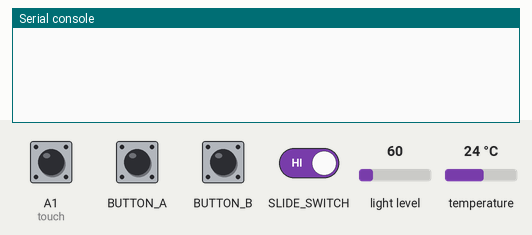
Recording of a program running on a simulated Circuit Playground running CircuitPython. Parts: the last lines printed to the serial console. The test bench sets the inputs (shaded band); at power-on: A1 (touch) LOW, light level 60, temperature 24 °C. Touch pads read as touched when driven HIGH.

Above: at 1.2 s.
1.3 s: button A pressed for 0.15 s
At 2.1 s:
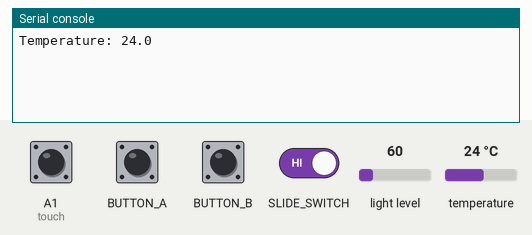
2.9 s: button B pressed for 0.15 s
At 3.3 s:
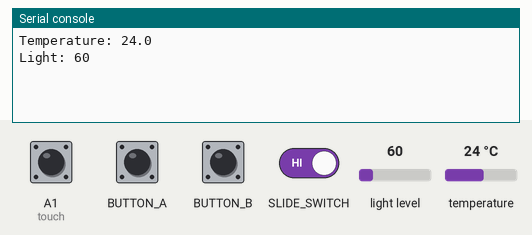
4.5 s: slide switch moved to the right
At 4.9 s:
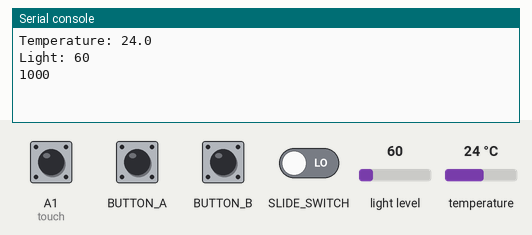
6.0 s: A1 (touch) pulled HIGH for 0.15 s
At 6.4 s:
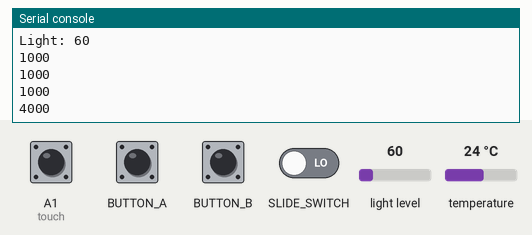

The program:

plantCare.py
```python
from adafruit_circuitplayground.express import cpx
from time import sleep
import board
import touchio

touch = touchio.TouchIn(board.A1)

while True:
    if cpx.switch:
        if cpx.button_a:
            print("Temperature:", cpx.temperature)
            sleep(0.25)

        if cpx.button_b:
            print("Light:",cpx.light)
            sleep(0.25)
    else:
        print(touch.raw_value)
        sleep(0.5)
```

Measured:
- after the input at 1.3 s, the serial console: prints a new line at once (image 1)
- after the input at 2.9 s, the serial console: prints a new line at once (image 2)
- after the input at 4.5 s, the serial console: prints a new line at once (image 3)
- after the input at 6.0 s, the serial console: prints a new line at once (image 4)
